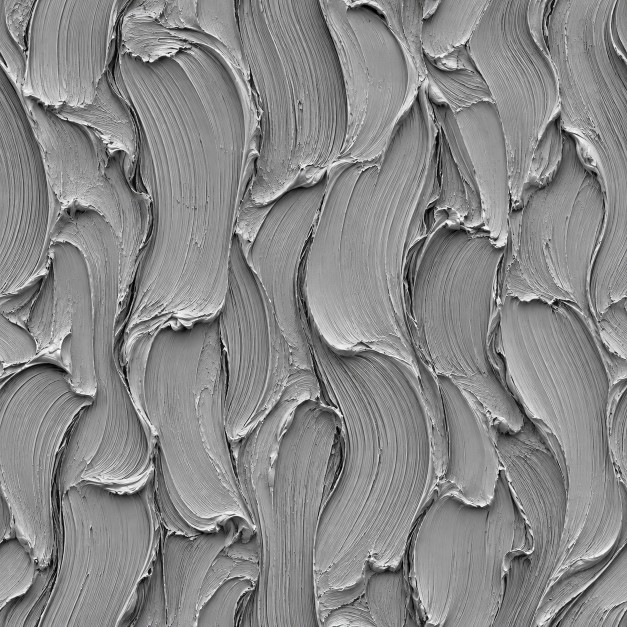
#> input picture design/source-images/impasto-height-source.png, 1254 x 1254 px (shown at 1/2 size)
$ python derive-paint-atlas.py
#> lines starting #> are read from the running program, lines starting #| are printed output that depends on the picture
from pathlib import Path
from PIL import Image, ImageFilter, ImageChops
import json

root = Path(__file__).resolve().parents[1]
source = root / "design/source-images/impasto-height-source.png"
out = root / "public/art/materials/impasto-relief.webp"
image = Image.open(source).convert("RGB").resize((1024, 1024), Image.Resampling.LANCZOS)
# The source is grayscale. Interpret luminance as an artistic height field.
height = image.convert("L").point(lambda value: max(0, min(255, round((value / 255 - .08) / .82 * 255))))
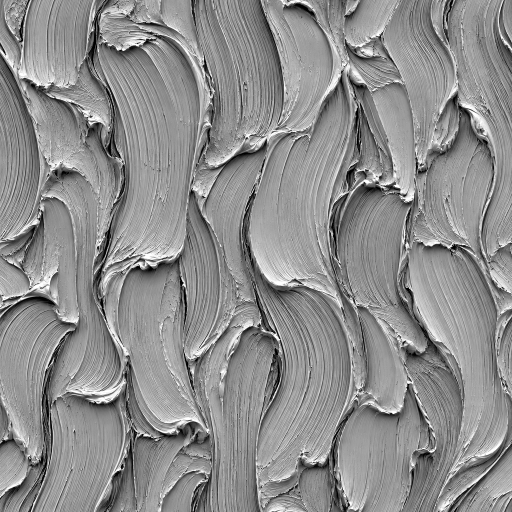
#> height: PIL image 1024x1024 L (shown at 1/2 size); min 0, max 255, mean 141.4
broad = height.filter(ImageFilter.BoxBlur(5))
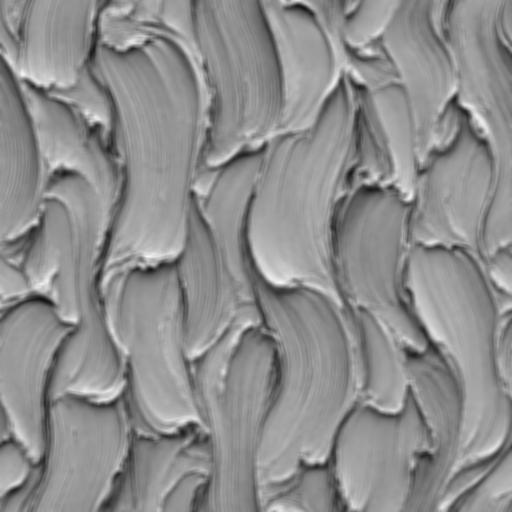
#> broad: PIL image 1024x1024 L (shown at 1/2 size); min 18, max 250, mean 141.4
groove = ImageChops.subtract(broad, height).point(lambda value: min(255, round(value * 4.5)))
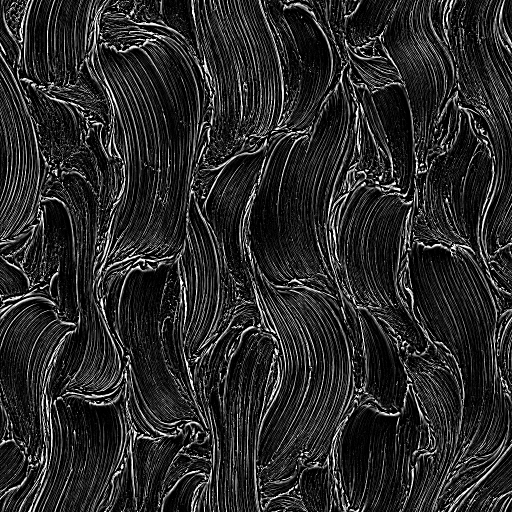
#> groove: PIL image 1024x1024 L (shown at 1/2 size); min 0, max 255, mean 41.5
packed = Image.merge("RGB", (height, broad, groove))
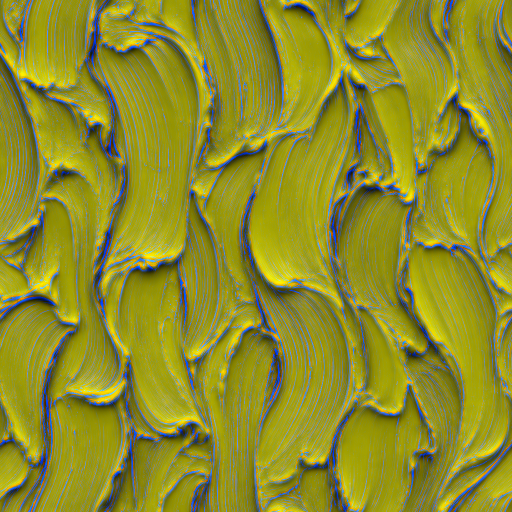
#> packed: PIL image 1024x1024 RGB (shown at 1/2 size); mean R, G, B 141.4, 141.4, 41.5
packed.save(out, format="WEBP", lossless=True, method=6)
decoded = Image.open(out).convert("RGB")
assert decoded.tobytes() == packed.tobytes(), "The relief channels must survive compression exactly."
#> (the run stopped early here; a loop or call above may not have finished)

$ run again, with design/source-images/canyon-sky-source.png copied over design/source-images/impasto-height-source.png
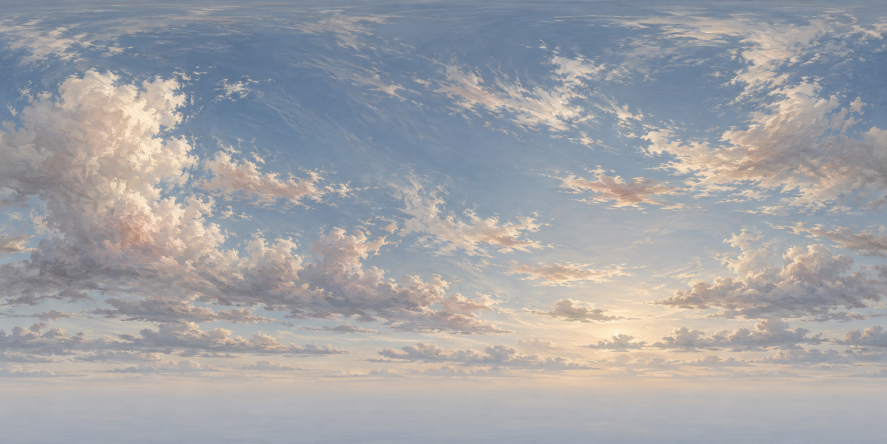
#> input picture design/source-images/canyon-sky-source.png, 1774 x 887 px (shown at 1/2 size)
#> `groove = ImageChops.subtract(broad, height).point(lambda value: min(25..`:
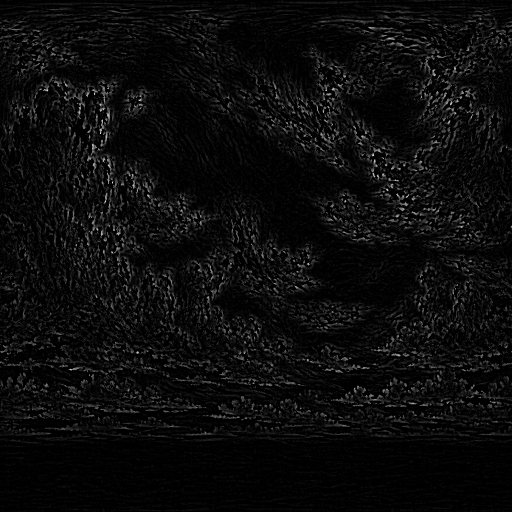
#> groove: PIL image 1024x1024 L (shown at 1/2 size); min 0, max 255, mean 11.6
#> `packed = Image.merge("RGB", (height, broad, groove))`:
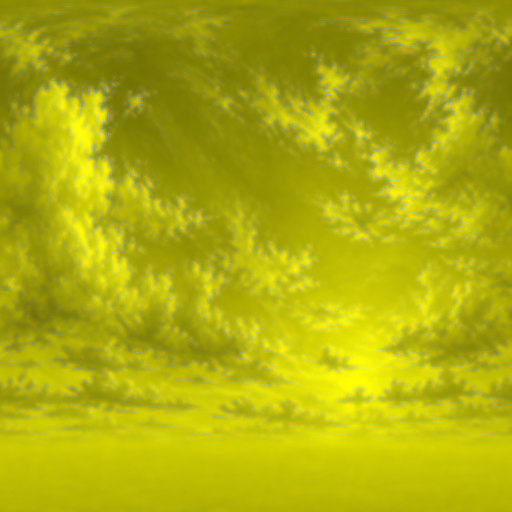
#> packed: PIL image 1024x1024 RGB (shown at 1/2 size); mean R, G, B 173.3, 173.3, 11.6

$ run again, with design/source-images/canyon-vista-impasto-candidate-source.png copied over design/source-images/impasto-height-source.png
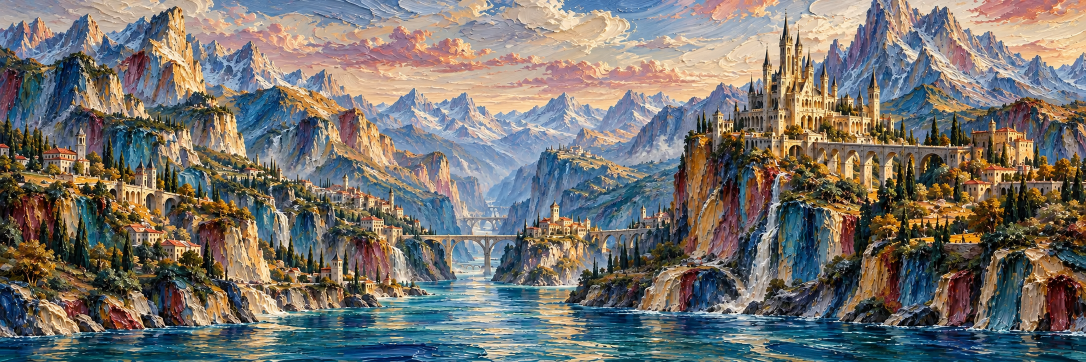
#> input picture design/source-images/canyon-vista-impasto-candidate-source.png, 2172 x 724 px (shown at 1/2 size)
#> `groove = ImageChops.subtract(broad, height).point(lambda value: min(25..`:
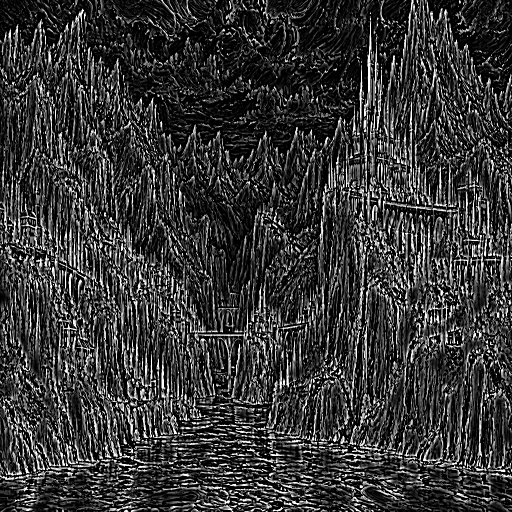
#> groove: PIL image 1024x1024 L (shown at 1/2 size); min 0, max 255, mean 55.4
#> `packed = Image.merge("RGB", (height, broad, groove))`:
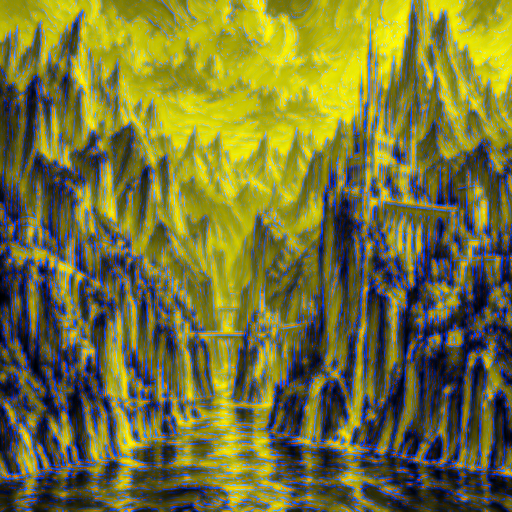
#> packed: PIL image 1024x1024 RGB (shown at 1/2 size); mean R, G, B 116.1, 116.1, 55.4
